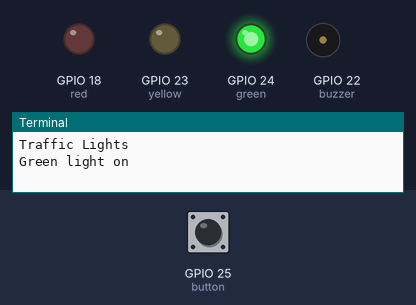
A program run on a simulated Raspberry Pi (BCM pin numbers). Shown: output pins drawn as LEDs (lit = HIGH), buzzer (waves = sounding, pin HIGH), the last lines printed to the terminal. Inputs (shaded band) come from the test bench; at power-on: GPIO 25 (button) HIGH. The clock reads 2024-03-15 10:24:30 at power-on unless the program sets it.

Above: at 1.2 s.
1.3 s: GPIO 25 (button) pulled LOW for 0.15 s
At 21.3 s:
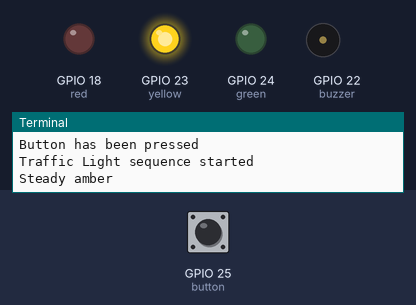
At 23.6 s:
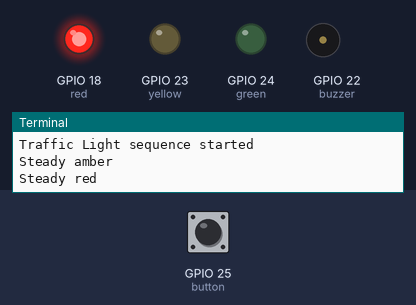
Timing chart, 0 to 24.5 s (numbered marks = the images above; inputs shaded):
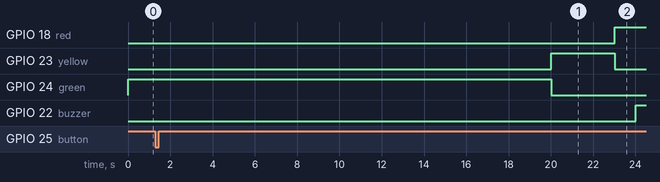

Measured:
- after the input at 1.3 s, GPIO 18 (red): LOW → HIGH after 21.7 s; GPIO 23 (yellow): LOW → HIGH after 18.7 s, → LOW 3.0 s later; GPIO 24 (green): HIGH → LOW after 18.7 s; GPIO 22 (buzzer): LOW → HIGH after 22.7 s

The program:

7-TrafficLights-solution.py
```python
# CamJam Edukit 1 - Basics
# Worksheet 7 - Traffic Lights - Solution

# Import Libraries
import os
import time
from gpiozero import LED, Button, Buzzer

# Set up variables for the LED, Buzzer and switch pins
green = LED(24)
yellow = LED(23)
red = LED(18)
buzzer = Buzzer(22)
button = Button(25)

# Define a function for the initial state (Green LED on, rest off)
# (If you have the second 'pedestrian' LEDs, turn the red on & green
# off)
def StartGreen():
    print("Green light on")
    green.on()
    yellow.off()
    red.off()

# Turn the green off and the amber on for 3 seconds
# ('Pedestrian' red LED stays lit)
def SteadyAmber():
    print("Steady amber")
    green.off()
    yellow.on()
    red.off()
    time.sleep(3)

# Turn the amber off, and then the red on for 1 second
def SteadyRed():
    print("Steady red")
    green.off()
    yellow.off()
    red.on()
    time.sleep(1)

# Sound the buzzer for 4 seconds
# (If you have the 'pedestrian' LEDs, turn the red off and green on)
def StartWalking():
    # Make the buzzer buzz on and off, half a second of
    # sound followed by half a second of silence
    print("Start walking")
    iCount = 1
    while iCount <= 4:
        print("Beep")
        buzzer.on()
        time.sleep(0.5)
        buzzer.off()
        time.sleep(0.5)
        iCount += 1

# Turn the buzzer off and wait for 2 seconds
# (If you have a second green 'pedestrian' LED, make it flash on and
# off for the two seconds)
def DontWalk():
    print("Dont walk")
    buzzer.off()

# Flash the amber on and off for 6 seconds
# (And the green 'pedestrian' LED too)
def FlashingAmberGreen():
    print("Flashing amber and green")
    red.off()
    green.off()

    iCount = 1
    while iCount <= 6:
        yellow.on()
        time.sleep(0.5)
        yellow.off()
        time.sleep(0.5)
        iCount += 1
    green.on()

# Flash the amber for one more second
# (Turn the green 'pedestrian' LED off and the red on)
def FlashingAmber():
    print("Flashing amber")

    green.off()

    yellow.on()
    time.sleep(0.5)
    yellow.off()
    time.sleep(0.5)

    red.on()

# Go through the traffic light sequence by calling each function
# one after the other.
def TrafficLightSequence():
    print("Traffic Light sequence started")
    # Green will already be on
    SteadyAmber()
    SteadyRed()
    StartWalking()
    DontWalk()
    FlashingAmberGreen()
    FlashingAmber()
    StartGreen()

os.system('clear') # Clears the terminal
print("Traffic Lights")
# Initialise the traffic lights
StartGreen()

waitingTime = 20

# Here is the loop that waits at least 20 seconds before
# stopping the cars if the button has been pressed
while True: # Loop around forever
    buttonNotPressed = True # Button has not been pressed
    start = time.time() # Records the current time
    while buttonNotPressed: # While the button has not been pressed
        time.sleep(0.1) # Wait for 0.1s
        if (button.is_pressed): # If the button is pressed
            print("Button has been pressed")
            now = time.time()
            buttonNotPressed = False # Button has been pressed
            if (now - start) <= waitingTime: # If under 20 seconds
                time.sleep(waitingTime - (now - start)) # Wait until 20s is up
            TrafficLightSequence() # Run the traffic light sequence
```
